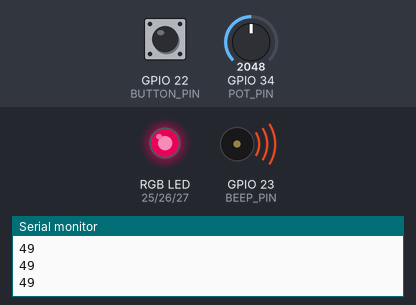
The sketch below on a simulated ESP32. Shown: an RGB LED mixed from three pins (HIGH = lit), buzzer (waves = sounding, pin HIGH), the last lines printed to the serial monitor. Inputs (shaded band) come from the test bench; at power-on: GPIO 34 (POT_PIN) = 2048, GPIO 22 (BUTTON_PIN) HIGH. Dim RGB values are drawn brighter than linear.

Above: at 1.2 s.
1.3 s: GPIO 34 (POT_PIN) set to 2866
At 1.47 s:
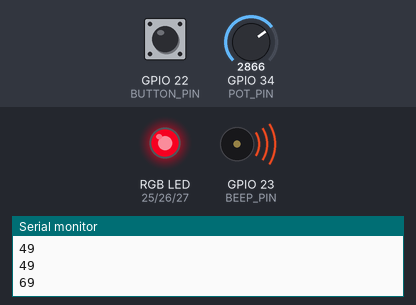
4.3 s: GPIO 34 (POT_PIN) set to 4095
At 5.7 s:
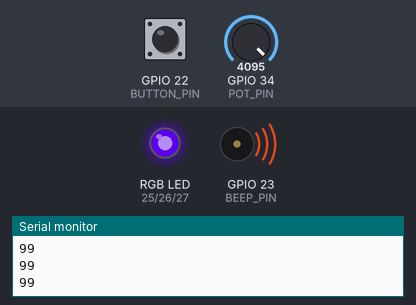
7.3 s: GPIO 22 (BUTTON_PIN) pulled LOW for 0.15 s
At 7.36 s:
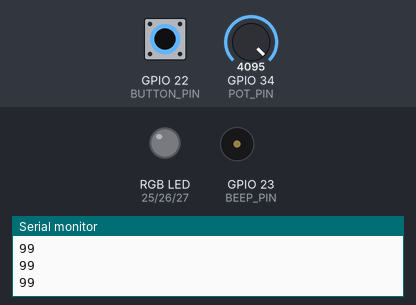
10.3 s: GPIO 34 (POT_PIN) set to 491
At 11.3 s:
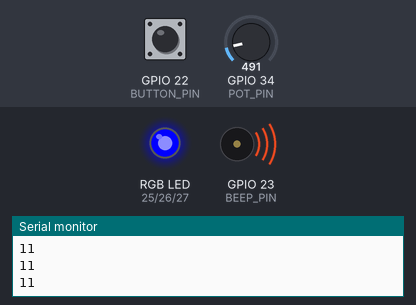
13.3 s: GPIO 22 (BUTTON_PIN) pulsed LOW 5 times (0.12 s each, 0.3 s apart)
At 15.3 s:
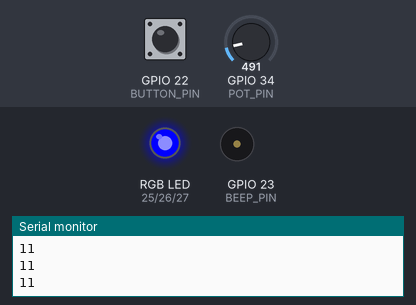
Timing chart, 0 to 17.3 s (numbered marks = the images above; inputs shaded):
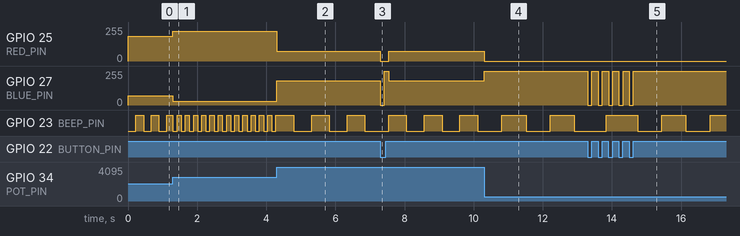

The sketch:

treasure_detector.ino
```cpp
// Pin by Pin Lab - extra project 05: Treasure Detector
// Needs episodes 1-8. The course circuit: knob (potentiometer) on GPIO 34, button on GPIO 22,
// RGB LED on GPIO 25 (red) / 26 (green) / 27 (blue), red LED on GPIO 23.
//
// A treasure is hidden somewhere on the knob (a number 0 .. 99). Turn the knob to search:
//   far away  -> the RGB LED glows cold blue, the red LED "beeps" slowly
//   closer    -> the color warms up to red, and the red LED beeps faster, like a metal detector
// Standing on it? Press the button: a rainbow party, and the treasure hides somewhere new.
// Press in the wrong place: a short blue "nothing here" blink.

const int POT_PIN = 34;
const int BUTTON_PIN = 22;
const int RED_PIN = 25;
const int GREEN_PIN = 26;
const int BLUE_PIN = 27;
const int BEEP_PIN = 23;       // the red LED is our "beeper"
const bool COMMON_ANODE = false;

int secret = 63;               // where the treasure is hidden (0 .. 99)
int lastState = HIGH;          // the button, as in episode 4
unsigned long lastChange = 0;
unsigned long lastBeep = 0;
bool beepOn = false;
unsigned long lastPrint = 0;

void setColor(int r, int g, int b) {
  if (COMMON_ANODE) {
    r = 255 - r;
    g = 255 - g;
    b = 255 - b;
  }
  analogWrite(RED_PIN, r);
  analogWrite(GREEN_PIN, g);
  analogWrite(BLUE_PIN, b);
}

void party() {                 // treasure found: a quick rainbow, then a new hiding place
  for (int round = 0; round < 3; round++) {
    setColor(255, 0, 0);   delay(90);
    setColor(255, 120, 0); delay(90);
    setColor(255, 255, 0); delay(90);
    setColor(0, 255, 0);   delay(90);
    setColor(0, 120, 255); delay(90);
    setColor(150, 0, 255); delay(90);
  }
  secret = secret + 37;        // hide it somewhere else
  if (secret > 99) {
    secret = secret - 100;
  }
}

void setup() {
  pinMode(RED_PIN, OUTPUT);
  pinMode(GREEN_PIN, OUTPUT);
  pinMode(BLUE_PIN, OUTPUT);
  pinMode(BEEP_PIN, OUTPUT);
  pinMode(BUTTON_PIN, INPUT_PULLUP);
  Serial.begin(115200);
}

void loop() {
  unsigned long now = millis();
  int number = map(analogRead(POT_PIN), 0, 4095, 0, 99);

  int distance = number - secret;        // how far from the treasure?
  if (distance < 0) {
    distance = -distance;                // only the size counts, not the direction
  }
  if (distance > 50) {
    distance = 50;
  }

  int heat = map(distance, 0, 50, 255, 0);       // 255 = right on it, 0 = far away
  setColor(heat, 0, 255 - heat);                  // cold blue ... hot red

  int beepEvery = map(distance, 0, 50, 40, 700);  // close = fast beeps, like a metal detector
  if (now - lastBeep >= beepEvery) {
    lastBeep = now;
    beepOn = !beepOn;
    digitalWrite(BEEP_PIN, beepOn);
  }

  if (now - lastPrint >= 200) {          // the dial on the Serial Monitor, 5 times a second
    lastPrint = now;
    Serial.println(number);
  }

  int state = digitalRead(BUTTON_PIN);
  if (state != lastState && now - lastChange >= 50) {
    lastChange = now;
    lastState = state;
    if (state == LOW) {                  // a new press: dig here!
      if (distance <= 2) {
        Serial.println("TREASURE FOUND!");
        party();
      } else {
        setColor(0, 0, 0);   delay(120); // nothing here: a short blink
        setColor(0, 0, 255); delay(120);
      }
    }
  }
}
```

Measured:
- after the input at 1.3 s, GPIO 25 (RED_PIN): 184/255 → 225/255 at once; GPIO 27 (BLUE_PIN): 71/255 → 30/255 at once; GPIO 23 (BEEP_PIN): alternates HIGH for 0.12 s and LOW for 0.12 s, starting at once
- after the input at 4.3 s, GPIO 25 (RED_PIN): 225/255 → 72/255 at once; GPIO 27 (BLUE_PIN): 30/255 → 183/255 at once; GPIO 23 (BEEP_PIN): alternates HIGH for 0.52 s and LOW for 0.52 s, starting after 0.49 s
- after the input at 7.3 s, GPIO 25 (RED_PIN): 72/255 → 0/255 at once, → 72/255 0.24 s later; GPIO 27 (BLUE_PIN): 183/255 → 0/255 at once, → 255/255 0.12 s later, → 183/255 0.12 s later
- after the input at 10.3 s, GPIO 25 (RED_PIN): 72/255 → 0/255 at once; GPIO 27 (BLUE_PIN): 183/255 → 255/255 at once; GPIO 23 (BEEP_PIN): alternates HIGH for 0.70 s and LOW for 0.70 s, starting after 0.52 s
- after the input at 13.3 s, GPIO 27 (BLUE_PIN): alternates 255/255 for 0.18 s and 0/255 for 0.12 s, 10 changes in all, then stays 255/255, starting at once
- by itself, GPIO 23 (BEEP_PIN): alternates HIGH for 0.22 s and LOW for 0.22 s
